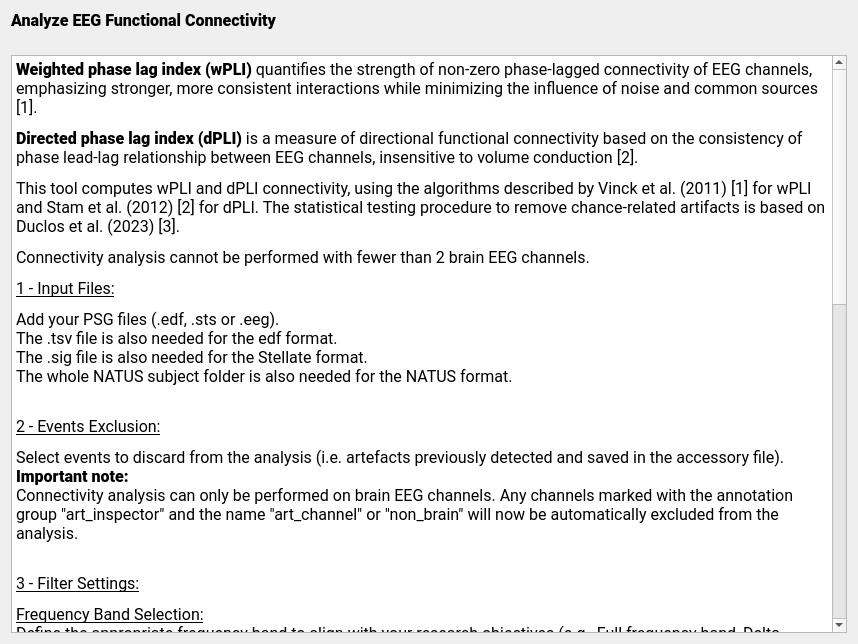
<?xml version="1.0" encoding="UTF-8"?>
<ui version="4.0">
 <class>AnalyzeEEGConnectivityDoc</class>
 <widget class="QWidget" name="AnalyzeEEGConnectivityDoc">
  <property name="geometry">
   <rect>
    <x>0</x>
    <y>0</y>
    <width>858</width>
    <height>644</height>
   </rect>
  </property>
  <property name="sizePolicy">
   <sizepolicy hsizetype="Expanding" vsizetype="Expanding">
    <horstretch>0</horstretch>
    <verstretch>0</verstretch>
   </sizepolicy>
  </property>
  <property name="windowTitle">
   <string/>
  </property>
  <layout class="QVBoxLayout" name="verticalLayout">
   <property name="spacing">
    <number>25</number>
   </property>
   <item>
    <widget class="QLabel" name="label">
     <property name="font">
      <font>
       <family>Roboto</family>
       <pointsize>12</pointsize>
       <bold>false</bold>
      </font>
     </property>
     <property name="mouseTracking">
      <bool>true</bool>
     </property>
     <property name="text">
      <string>&lt;html&gt;&lt;head/&gt;&lt;body&gt;&lt;p&gt;&lt;span style=&quot; font-weight:700;&quot;&gt;Analyze EEG Functional Connectivity&lt;/span&gt;&lt;/p&gt;&lt;/body&gt;&lt;/html&gt;</string>
     </property>
    </widget>
   </item>
   <item>
    <widget class="QTextEdit" name="textEdit">
     <property name="enabled">
      <bool>true</bool>
     </property>
     <property name="font">
      <font>
       <family>Roboto</family>
       <pointsize>12</pointsize>
       <italic>true</italic>
      </font>
     </property>
     <property name="readOnly">
      <bool>true</bool>
     </property>
     <property name="html">
      <string>&lt;!DOCTYPE HTML PUBLIC &quot;-//W3C//DTD HTML 4.0//EN&quot; &quot;http://www.w3.org/TR/REC-html40/strict.dtd&quot;&gt;
&lt;html&gt;&lt;head&gt;&lt;meta name=&quot;qrichtext&quot; content=&quot;1&quot; /&gt;&lt;meta charset=&quot;utf-8&quot; /&gt;&lt;style type=&quot;text/css&quot;&gt;
p, li { white-space: pre-wrap; }
hr { height: 1px; border-width: 0; }
li.unchecked::marker { content: &quot;\2610&quot;; }
li.checked::marker { content: &quot;\2612&quot;; }
&lt;/style&gt;&lt;/head&gt;&lt;body style=&quot; font-family:'Roboto'; font-size:12pt; font-weight:400; font-style:italic;&quot;&gt;
&lt;p style=&quot; margin-top:12px; margin-bottom:12px; margin-left:0px; margin-right:0px; -qt-block-indent:0; text-indent:0px;&quot;&gt;&lt;span style=&quot; font-weight:700; font-style:normal;&quot;&gt;Weighted phase lag index (wPLI)&lt;/span&gt;&lt;span style=&quot; font-style:normal;&quot;&gt; quantifies the strength of non-zero phase-lagged connectivity of EEG channels, emphasizing stronger, more consistent interactions while minimizing the influence of noise and common sources [1]. &lt;/span&gt;&lt;/p&gt;
&lt;p style=&quot; margin-top:12px; margin-bottom:12px; margin-left:0px; margin-right:0px; -qt-block-indent:0; text-indent:0px;&quot;&gt;&lt;span style=&quot; font-weight:700; font-style:normal;&quot;&gt;Directed phase lag index (dPLI)&lt;/span&gt;&lt;span style=&quot; font-style:normal;&quot;&gt; is a measure of directional functional connectivity based on the consistency of phase lead-lag relationship between EEG channels, insensitive to volume conduction [2].&lt;/span&gt;&lt;/p&gt;
&lt;p style=&quot; margin-top:12px; margin-bottom:12px; margin-left:0px; margin-right:0px; -qt-block-indent:0; text-indent:0px;&quot;&gt;&lt;span style=&quot; font-style:normal;&quot;&gt;This tool computes wPLI and dPLI connectivity, using the algorithms described by Vinck et al. (2011) [1] for wPLI and Stam et al. (2012) [2] for dPLI. The statistical testing procedure to remove chance-related artifacts is based on Duclos et al. (2023) [3].&lt;/span&gt;&lt;/p&gt;
&lt;p style=&quot; margin-top:12px; margin-bottom:12px; margin-left:0px; margin-right:0px; -qt-block-indent:0; text-indent:0px;&quot;&gt;&lt;span style=&quot; font-style:normal;&quot;&gt;Connectivity analysis cannot be performed with fewer than 2 brain EEG channels.&lt;/span&gt;&lt;/p&gt;
&lt;p style=&quot; margin-top:12px; margin-bottom:12px; margin-left:0px; margin-right:0px; -qt-block-indent:0; text-indent:0px;&quot;&gt;&lt;span style=&quot; font-style:normal; text-decoration: underline;&quot;&gt;1 - Input Files:&lt;/span&gt;&lt;/p&gt;
&lt;p style=&quot; margin-top:12px; margin-bottom:12px; margin-left:0px; margin-right:0px; -qt-block-indent:0; text-indent:0px;&quot;&gt;&lt;span style=&quot; font-style:normal;&quot;&gt;Add your PSG files (.edf, .sts or .eeg). &lt;br /&gt;The .tsv file is also needed for the edf format.&lt;br /&gt;The .sig file is also needed for the Stellate format.&lt;br /&gt;The whole NATUS subject folder is also needed for the NATUS format. &lt;/span&gt;&lt;/p&gt;
&lt;p style=&quot; margin-top:12px; margin-bottom:12px; margin-left:0px; margin-right:0px; -qt-block-indent:0; text-indent:0px;&quot;&gt;&lt;span style=&quot; font-style:normal;&quot;&gt;&lt;br /&gt;&lt;/span&gt;&lt;span style=&quot; font-style:normal; text-decoration: underline;&quot;&gt;2 - Events Exclusion:&lt;/span&gt;&lt;/p&gt;
&lt;p style=&quot; margin-top:12px; margin-bottom:12px; margin-left:0px; margin-right:0px; -qt-block-indent:0; text-indent:0px;&quot;&gt;&lt;span style=&quot; font-style:normal;&quot;&gt;Select events to discard from the analysis (i.e. artefacts previously detected and saved in the accessory file).&lt;br /&gt;&lt;/span&gt;&lt;span style=&quot; font-weight:700; font-style:normal;&quot;&gt;Important note:&lt;br /&gt;&lt;/span&gt;&lt;span style=&quot; font-style:normal;&quot;&gt;Connectivity analysis can only be performed on brain EEG channels. Any channels marked with the annotation group &amp;quot;art_inspector&amp;quot; and the name &amp;quot;art_channel&amp;quot; or &amp;quot;non_brain&amp;quot; will now be automatically excluded from the analysis.&lt;/span&gt;&lt;/p&gt;
&lt;p style=&quot; margin-top:12px; margin-bottom:12px; margin-left:0px; margin-right:0px; -qt-block-indent:0; text-indent:0px;&quot;&gt;&lt;span style=&quot; font-style:normal;&quot;&gt;&lt;br /&gt;&lt;/span&gt;&lt;span style=&quot; font-style:normal; text-decoration: underline;&quot;&gt;3 - Filter Settings:&lt;/span&gt;&lt;/p&gt;
&lt;p style=&quot; margin-top:12px; margin-bottom:12px; margin-left:0px; margin-right:0px; -qt-block-indent:0; text-indent:0px;&quot;&gt;&lt;span style=&quot; font-style:normal; text-decoration: underline;&quot;&gt;Frequency Band Selection:&lt;br /&gt;&lt;/span&gt;&lt;span style=&quot; font-style:normal;&quot;&gt;Define the appropriate frequency band to align with your research objectives (e.g., Full frequency band, Delta,  Theta, Alpha, Beta)&lt;/span&gt;&lt;/p&gt;
&lt;p style=&quot; margin-top:12px; margin-bottom:12px; margin-left:0px; margin-right:0px; -qt-block-indent:0; text-indent:0px;&quot;&gt;&lt;span style=&quot; font-style:normal; text-decoration: underline;&quot;&gt;Recording Scope Selection:&lt;br /&gt;&lt;/span&gt;&lt;span style=&quot; font-style:normal;&quot;&gt;Select Sleep Stages to analyze specific stages, Unscored to analyze the full recording or a chosen time segment, or Specific Annotations to base the analysis on event markers.&lt;/span&gt;&lt;/p&gt;
&lt;p style=&quot; margin-top:12px; margin-bottom:12px; margin-left:0px; margin-right:0px; -qt-block-indent:0; text-indent:0px;&quot;&gt;&lt;span style=&quot; font-style:normal;&quot;&gt;&lt;br /&gt;&lt;/span&gt;&lt;span style=&quot; font-style:normal; text-decoration: underline;&quot;&gt;4 - Annotation Selection:&lt;/span&gt;&lt;/p&gt;
&lt;p style=&quot; margin-top:12px; margin-bottom:12px; margin-left:0px; margin-right:0px; -qt-block-indent:0; text-indent:0px;&quot;&gt;&lt;span style=&quot; font-style:normal;&quot;&gt;If the Analyse EEG Connectivity is performed on specific annotations, select them.&lt;/span&gt;&lt;/p&gt;
&lt;p style=&quot; margin-top:12px; margin-bottom:12px; margin-left:0px; margin-right:0px; -qt-block-indent:0; text-indent:0px;&quot;&gt;&lt;span style=&quot; font-style:normal; text-decoration: underline;&quot;&gt;&lt;br /&gt;5 - Connectivity Settings:&lt;/span&gt;&lt;/p&gt;
&lt;p style=&quot; margin-top:12px; margin-bottom:12px; margin-left:0px; margin-right:0px; -qt-block-indent:0; text-indent:0px;&quot;&gt;&lt;span style=&quot; font-style:normal;&quot;&gt;Define the connectivity type (dPLI or wPLI)&lt;br /&gt;Specify the Epoch length and Epoch overlap (in seconds) and number of surrogates and p-value threshold for statistical testing.&lt;br /&gt;&lt;/span&gt;&lt;span style=&quot; font-weight:700; font-style:normal;&quot;&gt;note:&lt;/span&gt;&lt;span style=&quot; font-style:normal;&quot;&gt;&lt;br /&gt;Statistical testing ensures connections are not due to chance and provides more reliable connectivity estimates.&lt;/span&gt;&lt;/p&gt;
&lt;p style=&quot; margin-top:12px; margin-bottom:12px; margin-left:0px; margin-right:0px; -qt-block-indent:0; text-indent:0px;&quot;&gt;&lt;span style=&quot; font-style:normal; text-decoration: underline;&quot;&gt;&lt;br /&gt;6 - Output Files :&lt;/span&gt;&lt;/p&gt;
&lt;p style=&quot; margin-top:12px; margin-bottom:12px; margin-left:0px; margin-right:0px; -qt-block-indent:0; text-indent:0px;&quot;&gt;&lt;span style=&quot; font-style:normal;&quot;&gt;All files are saved in the selected Output folder (or next to the input recording if the &amp;quot; save in the same folder is checked). Filenames use the subject name and metric (wPLI or dPLI).&lt;/span&gt;&lt;/p&gt;
&lt;p style=&quot; margin-top:12px; margin-bottom:12px; margin-left:0px; margin-right:0px; -qt-block-indent:0; text-indent:0px;&quot;&gt;&lt;span style=&quot; font-style:normal;&quot;&gt;- Connectivity matrix (TSV) --- &amp;lt;Filename&amp;gt;_{wpli|dpli}_convalue.tsv&lt;br /&gt;- Connectivity heatmap (PNG) --- &amp;lt;Filename&amp;gt;_{wpli|dpli}_conheatmap.png&lt;br /&gt;- Head connectivity plot (PNG) — &amp;lt;Filename&amp;gt;_{wpli|dpli}_contopomap.png (saved only if a best montage with ≥ 4 EEG channels is found)&lt;br /&gt;&lt;/span&gt;&lt;/p&gt;
&lt;p style=&quot; margin-top:12px; margin-bottom:12px; margin-left:0px; margin-right:0px; -qt-block-indent:0; text-indent:0px;&quot;&gt;&lt;span style=&quot; font-style:normal;&quot;&gt;References:&lt;/span&gt;&lt;span style=&quot; font-family:'Segoe UI'; font-style:normal;&quot;&gt;&lt;br /&gt;[1] Stam, C. J., &amp;amp; van Straaten, E. C. W. (2012). &lt;/span&gt;&lt;span style=&quot; font-family:'Segoe UI';&quot;&gt;Go with the flow: Use of a directed phase lag index (dPLI) to characterize patterns of phase relations in a large-scale model of brain dynamics&lt;/span&gt;&lt;span style=&quot; font-family:'Segoe UI'; font-style:normal;&quot;&gt;. NeuroImage, 62(3), 1415–1428. https://doi.org/10.1016/j.neuroimage.2012.05.050&lt;br /&gt;[2] Vinck, M., Oostenveld, R., van Wingerden, M., Battaglia, F., &amp;amp; Pennartz, C. M. (2011). &lt;/span&gt;&lt;span style=&quot; font-family:'Segoe UI';&quot;&gt;An improved index of phase-synchronization for electrophysiological data in the presence of volume-conduction, noise and sample-size bias&lt;/span&gt;&lt;span style=&quot; font-family:'Segoe UI'; font-style:normal;&quot;&gt;. NeuroImage, 55(4), 1548–1565. https://doi.org/10.1016/j.neuroimage.2011.01.055&lt;br /&gt;[3] Duclos, C., Maschke, C., Mahdid, Y., Nadin, D., Rokos, A., Arbour, C., Badawy, M., Létourneau, J., Owen, A. M., Plourde, G., &amp;amp; Blain-Moraes, S. (2023). Brain responses to propofol in advance of recovery from coma and disorders of consciousness: A preliminary study. *American Journal of Respiratory and Critical Care Medicine, 207*(5), 602–613. https://doi.org/10.1164/rccm.202105-1223OC&lt;/span&gt;&lt;/p&gt;&lt;/body&gt;&lt;/html&gt;</string>
     </property>
    </widget>
   </item>
  </layout>
 </widget>
 <resources/>
 <connections/>
</ui>
